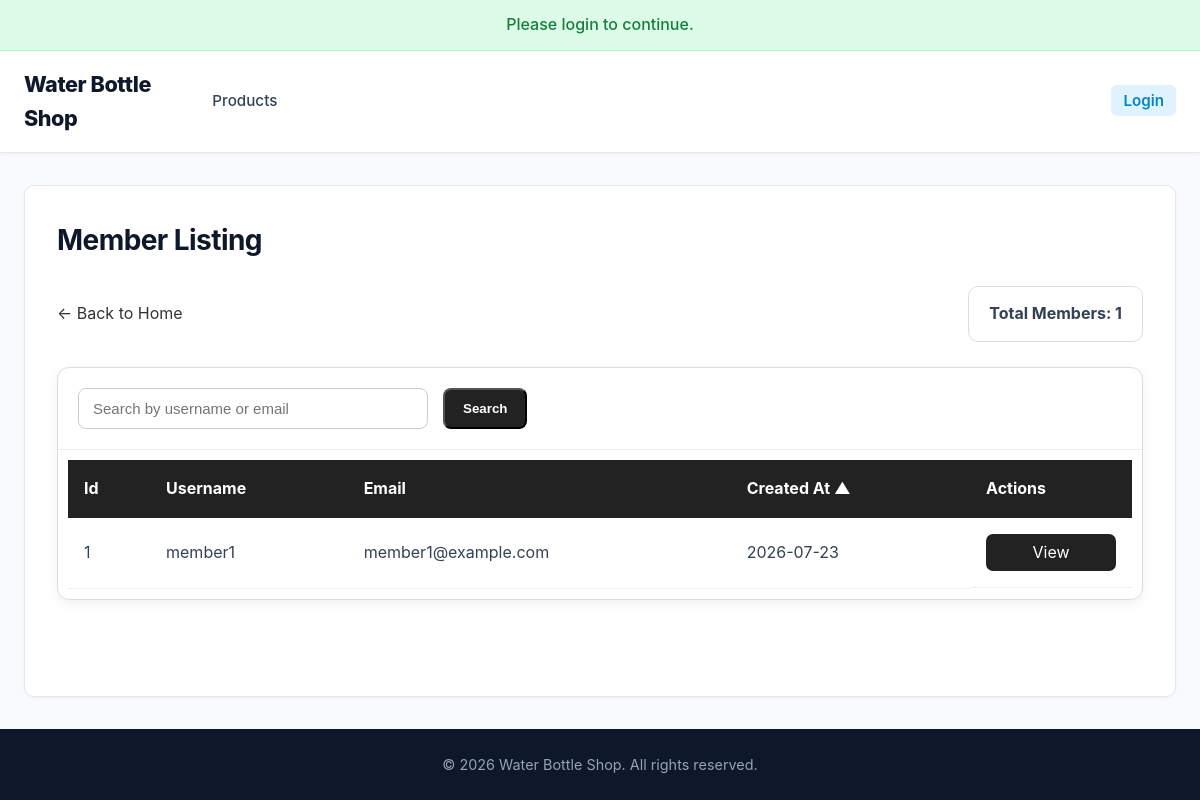
Screenshot of /pages/admin/member_listing.php with the database file from the repository.
### tables this page shows
CREATE TABLE `users` (
  `user_id` INT(11) NOT NULL AUTO_INCREMENT,
  `username` VARCHAR(50) NOT NULL UNIQUE,
  `email` VARCHAR(100) NOT NULL UNIQUE,
  `password` VARCHAR(255) NOT NULL,
  `role` ENUM('admin', 'member') NOT NULL DEFAULT 'member',
  `created_at` TIMESTAMP DEFAULT CURRENT_TIMESTAMP,
  PRIMARY KEY (`user_id`)
);

### _base.php (called while the page is built, shortened)
<?php
function req($key, $value = null) {
    $value = $_REQUEST[$key] ?? $value;
    return is_array($value) ? array_map('trim', $value) : trim($value);
}
function encode($value) {
    return htmlentities($value);
}

### pages/admin/member_listing.php (the view, shortened to what this page needs)
<?php
require_once '../../_base.php';
include '../../_head.php';
$userFields = [
    'user_id'       => 'Id',
    'username'      => 'Username',
    'email'         => 'Email',
    'created_at'    => 'Created At',
];
$search = trim(req('search', ''));
$sort = req('sort', '');
key_exists($sort, $userFields) || $sort = 'created_at';
$dir = req('dir', '');
in_array($dir, ['asc', 'desc']) || $dir = 'asc';
$page = max(1, intval(req('page', 1)));
$pageSize = 10;
$pageOffset = ($page - 1) * $pageSize;
$selectSQL = "SELECT user_id, username, email, created_at";
$countSQL = "SELECT COUNT(*) AS total_members";
$baseSQL = "
    FROM users
    WHERE 1=1
    AND role = 'member'
    AND (username LIKE '%{$search}%' OR email LIKE '%{$search}%')
";
$orderSQL = "ORDER BY {$sort} {$dir}";
$paginationSQL = "LIMIT {$pageSize} OFFSET {$pageOffset}";
$total_members = $_db->query("{$countSQL} {$baseSQL}")->fetchColumn();
$total_pages = max(1, (int) ceil($total_members / $pageSize));
$page > $total_pages && $page = $total_pages;
$members = $_db->query("{$selectSQL} {$baseSQL} {$orderSQL} {$paginationSQL}")->fetchAll(PDO::FETCH_ASSOC);
?>
<link rel="stylesheet" href="../../css/admin.css">
<link rel="stylesheet" href="../../css/main.css">
<link rel="stylesheet" href="../../css/orders.css">
<div class="admin-orders-page">
    <div class="page-header" style="justify-content: space-between;">
        <a class="back-link" href="/" style="margin: 0px;">
            ← Back to Home
        </a>
        <div class="order-count">
            Total Members: <?= $total_members ?>
        </div>
    </div>
    <div class="admin-order-card">
        <div class="table-tools" style="justify-content: normal;">
            <input
                id="searchInput"
                type="text"
                class="search-box"
                placeholder="Search by username or email"
                value="<?= encode($search) ?>"
            >
            <button id="searchBtn" class="add-button">
                Search
            </button>
        </div>
        <div style="margin: 10px;">
            <table class="admin-order-table">
                <thead>
                    <tr>
                        <?php foreach ($userFields as $field => $label): ?>
                            <th data-field="<?= encode($field) ?>" style="cursor: pointer;">
                                <?= encode($label) ?>
                                <?php if ($sort == $field): ?>
                                    <?= $dir == 'asc' ? '▲' : '▼' ?>
                                <?php endif; ?>
                            </th>
                        <?php endforeach; ?>
                        <th>Actions</th>
                    </tr>
                </thead>
                <tbody>
                    <?php if ($total_members < 1): ?>
                        <tr>
                            <td colspan="<?= count($userFields) ?>" class="no-orders">
                                No members found.
                            </td>
                        </tr>
                    <?php else: ?>
                        <?php foreach ($members as $member): ?>
                            <tr>
                                <?php foreach ($userFields as $field => $label): ?>
                                    <td>
                                        <?php if ($field == 'created_at'): ?>
                                            <?= date('Y-m-d', strtotime($member[$field])) ?>
                                        <?php else: ?>
                                            <?= encode($member[$field]) ?>
                                        <?php endif; ?>
                                    </td>
                                <?php endforeach; ?>
                                <td class="action-buttons">
                                    <a href="member_details.php?id=<?= $member['user_id'] ?>&page=<?= $page ?>"
                                    class="btn-view" style="text-align: center; font-size: medium;">
                                        View
                                    </a>
                                </td>
                            </tr>
                        <?php endforeach; ?>
                    <?php endif; ?>
                </tbody>
            </table>
        </div>
    </div>
</div>
<?php include '../../_foot.php'; ?>

### css/main.css (style rules this page uses)
:root { --primary: #0284c7; --primary-hover: #0369a1; --primary-light: #e0f2fe; --dark: #0f172a; --text-main: #334155; --text-muted: #64748b; --bg-main: #f8fafc; --card-bg: #ffffff; --border-color: #e2e8f0; --shadow-sm: 0 1px 3px rgba(0,0,0,0.05); --shadow-md: 0 4px 12px rgba(0,0,0,0.08); --shadow-lg: 0 10px 25px rgba(0,0,0,0.12); --radius: 10px; --transition: all 0.2s cubic-bezier(0.4, 0, 0.2, 1); }
* { box-sizing: border-box; }
html, body { min-height: 100%; }
body { margin: 0; min-height: 100vh; display: flex; flex-direction: column; font-family: -apple-system, BlinkMacSystemFont, "Segoe UI", Roboto, "Helvetica Neue", Arial, sans-serif; line-height: 1.6; color: var(--text-main); background-color: var(--bg-main); }

### css/admin.css (style rules this page uses)
.page-header { display: flex; justify-content: space-between; align-items: center; gap: 20px; margin-bottom: 25px; }
.table-tools { display: flex; justify-content: space-between; align-items: center; gap: 15px; padding: 20px; border-bottom: 1px solid #e5e5e5; flex-wrap: wrap; }
.search-box { width: 300px; padding: 11px 14px; border: 1px solid #cccccc; border-radius: 8px; font-size: 15px; }
.add-button { display: inline-block; padding: 11px 18px; background: #222; color: white; text-decoration: none; border-radius: 8px; font-weight: bold; transition: .2s; }
.action-buttons { display: grid; gap: 8px; padding-top:10px; }
.btn-view,.btn-edit,.btn-delete { padding: 6px 10px;border-radius: 7px;text-decoration: none; color: white; font-size: 12px; transition: .2s; }
.btn-view { background: #222; }
.back-link { display: inline-block; margin-top: 20px; color: #333; text-decoration: none; }

### css/orders.css (style rules this page uses)
.admin-orders-page { width: 100%; }
.page-header { display: flex; justify-content: flex-end; align-items: center; margin-bottom: 25px; }
.order-count { padding: 14px 20px; background-color: #ffffff; border: 1px solid #dddddd; border-radius: 10px; font-weight: bold; }
.admin-order-card { overflow: hidden; background-color: #ffffff; border: 1px solid #dddddd; border-radius: 12px; box-shadow: 0 4px 12px rgba(0, 0, 0, 0.06); }
.table-tools { padding: 20px; border-bottom: 1px solid #eeeeee; }
.search-box { width: 100%; max-width: 350px; padding: 11px 14px; border: 1px solid #cccccc; border-radius: 8px; font-size: 15px; }
.admin-order-table { width: 100%; min-width: 850px; border-collapse: collapse; }
.admin-order-table th { padding: 16px; background-color: #222222; color: #ffffff; text-align: left; }
.admin-order-table td { padding: 16px; border-bottom: 1px solid #eeeeee; }
.back-link { display: inline-block; margin-top: 20px; color: #333333; text-decoration: none; }

### rows the page displays
users: user_id "1", username "member1", email "member1@example.com", created_at "2026-07-23"

### other values shown
temp('info') "Please login to continue."
$_title "Member Listing"
$total_members "1"
encode($label) "Id"
encode($label) "Username"
encode($label) "Email"
encode($label) "Created At"
